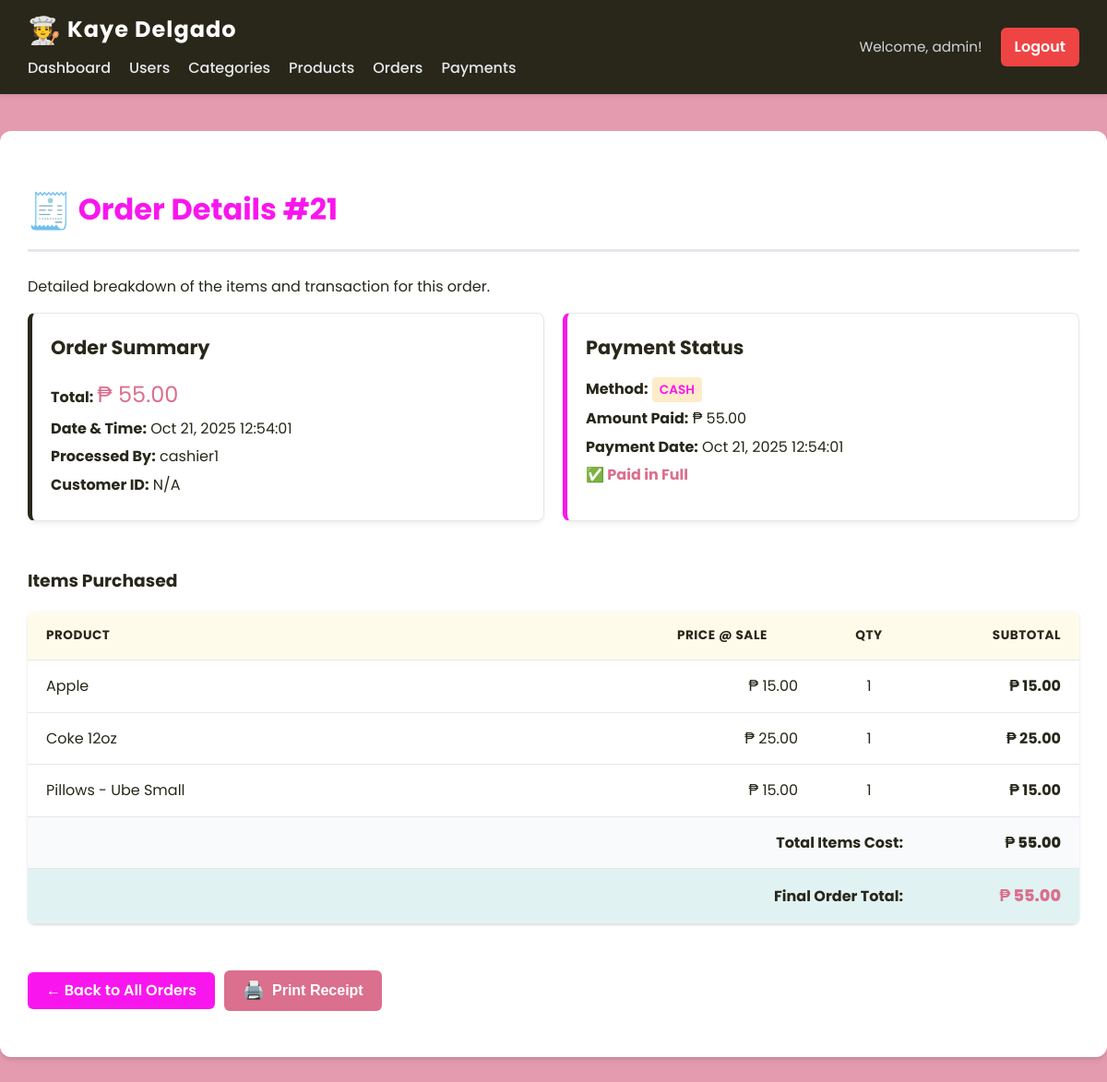
The page /admin/order_details.php?order_id=21 (signed in) on the database its author committed.
### tables this page shows
CREATE TABLE `orders` (
  `order_id` int(11) NOT NULL,
  `cashier_id` int(11) NOT NULL,
  `customer_id` int(11) DEFAULT NULL,
  `total` decimal(10,2) NOT NULL,
  `order_date` datetime NOT NULL DEFAULT current_timestamp(),
  `status` varchar(20) NOT NULL DEFAULT 'completed'
);

CREATE TABLE `users` (
  `user_id` int(11) NOT NULL,
  `username` varchar(50) NOT NULL,
  `password` varchar(255) NOT NULL,
  `role` enum('admin','cashier') NOT NULL
);

CREATE TABLE `payments` (
  `payment_id` int(11) NOT NULL,
  `order_id` int(11) NOT NULL,
  `amount_paid` decimal(10,2) NOT NULL,
  `payment_method` varchar(50) NOT NULL,
  `payment_date` datetime NOT NULL DEFAULT current_timestamp()
);

CREATE TABLE `order_items` (
  `item_id` int(11) NOT NULL,
  `order_id` int(11) NOT NULL,
  `product_id` int(11) NOT NULL,
  `quantity` int(11) NOT NULL,
  `price_at_sale` decimal(10,2) NOT NULL
);

CREATE TABLE `products` (
  `product_id` int(11) NOT NULL,
  `category_id` int(11) DEFAULT NULL,
  `product_name` varchar(100) NOT NULL,
  `price` decimal(10,2) NOT NULL,
  `stock` int(11) NOT NULL DEFAULT 0
);

### admin/order_details.php (the view, shortened to what this page needs)
<?php
include('header.php');
include('navbar.php');
include('../config/db_connect.php');
$order_id = intval($_GET['order_id']);
$order_summary = null;
$order_items = [];
$total_items_cost = 0;
$stmt_summary = $conn->prepare("
    SELECT
        o.order_id, o.total, o.order_date, u.username AS cashier_name,
        c.customer_id
    FROM orders o
    LEFT JOIN users u ON o.cashier_id = u.user_id
    LEFT JOIN customers c ON o.customer_id = c.customer_id
    WHERE o.order_id = ?
");
$stmt_summary->bind_param("i", $order_id);
$stmt_summary->execute();
$summary_result = $stmt_summary->get_result();
if ($summary_result->num_rows > 0) {
    $order_summary = $summary_result->fetch_assoc();
} else {
    echo "<div class='container'><p class='alert error'>❌ Error: Order ID #{$order_id} not found.</p><a href='orders.php' class='btn btn-primary'>Back to Orders</a></div>";
    include('footer.php');
    exit();
}
$stmt_items = $conn->prepare("
    SELECT
        oi.item_id,
        oi.quantity,
        oi.price_at_sale,
        p.product_name
    FROM order_items oi
    JOIN products p ON oi.product_id = p.product_id
    WHERE oi.order_id = ?
    ORDER BY p.product_name ASC
");
$stmt_items->bind_param("i", $order_id);
$stmt_items->execute();
$items_result = $stmt_items->get_result();
if ($items_result->num_rows > 0) {
    while ($row = $items_result->fetch_assoc()) {
        $order_items[] = $row;
    }
}
$payment_info = null;
$stmt_payment = $conn->prepare("
    SELECT payment_method, amount_paid, payment_date
    FROM payments
    WHERE order_id = ?
");
$stmt_payment->bind_param("i", $order_id);
$stmt_payment->execute();
$payment_result = $stmt_payment->get_result();
if ($payment_result->num_rows > 0) {
    $payment_info = $payment_result->fetch_assoc();
}
?>
<div class="container">
    <h2><span style="font-size: 1.2em; vertical-align: middle;">🧾</span> Order Details #<?php echo $order_summary['order_id']; ?></h2>
    <p class="section-description">Detailed breakdown of the items and transaction for this order.</p>
    <div class="details-layout">
        <div class="card card-summary">
            <h3>Order Summary</h3>
            <p><strong>Total:</strong> <span style="font-size: 1.5em; color: var(--success-color);">₱ <?php echo number_format($order_summary['total'], 2); ?></span></p>
            <p><strong>Date & Time:</strong> <?php echo date('M d, Y H:i:s', strtotime($order_summary['order_date'])); ?></p>
            <p><strong>Processed By:</strong> <?php echo htmlspecialchars($order_summary['cashier_name']); ?></p>
            <p><strong>Customer ID:</strong> <?php echo $order_summary['customer_id'] ?: 'N/A'; ?></p>
        </div>
        <div class="card card-payment">
            <h3>Payment Status</h3>
            <?php if ($payment_info): ?>
                <p><strong>Method:</strong> <span class="badge badge-primary"><?php echo htmlspecialchars($payment_info['payment_method']); ?></span></p>
                <p><strong>Amount Paid:</strong> ₱ <?php echo number_format($payment_info['amount_paid'], 2); ?></p>
                <p><strong>Payment Date:</strong> <?php echo date('M d, Y H:i:s', strtotime($payment_info['payment_date'])); ?></p>
                <p style="color: var(--success-color); font-weight: 700;">✅ Paid in Full</p>
            <?php else: ?>
                <p style="color: var(--danger-color); font-weight: 700;">❌ No Payment Recorded</p>
            <?php endif; ?>
        </div>
    </div>
    <h3 style="margin-top: 30px;">Items Purchased</h3>
    <div class="table-responsive">
        <table class="data-table-canteen">
            <thead>
                <tr>
                    <th>Product</th>
                    <th style="width: 15%;">Price @ Sale</th>
                    <th style="width: 10%; text-align: center;">Qty</th>
                    <th style="width: 15%; text-align: right;">Subtotal</th>
                </tr>
            </thead>
            <tbody>
            <?php
            if (!empty($order_items)) {
                foreach($order_items as $item) {
                    $subtotal = $item['quantity'] * $item['price_at_sale'];
                    $total_items_cost += $subtotal;
            ?>
            <tr>
                <td data-label="Product"><?php echo htmlspecialchars($item['product_name']); ?></td>
                <td data-label="Price @ Sale" style="text-align: right;">₱ <?php echo number_format($item['price_at_sale'], 2); ?></td>
                <td data-label="Quantity" style="text-align: center;"><?php echo $item['quantity']; ?></td>
                <td data-label="Subtotal" style="text-align: right; font-weight: 700;">₱ <?php echo number_format($subtotal, 2); ?></td>
            </tr>
            <?php
                }
            } else {
            ?>
            <tr>
                <td colspan="4" style="text-align: center;">No items found for this order.</td>
            </tr>
            <?php
            }
            ?>
        </tbody>
        <tfoot>
             <tr>
                <td colspan="3" style="text-align: right; font-weight: 700; background-color: #F8FAFC; border-right: none;">Total Items Cost:</td>
                <td style="text-align: right; font-weight: 800; background-color: #F8FAFC; color: var(--secondary-color);">₱ <?php echo number_format($total_items_cost, 2); ?></td>
            </tr>
             <tr>
                <td colspan="3" style="text-align: right; font-weight: 700; background-color: #E0F2F1; border-right: none;">Final Order Total:</td>
                <td style="text-align: right; font-weight: 800; background-color: #E0F2F1; color: var(--success-color); font-size: 1.1em;">₱ <?php echo number_format($order_summary['total'], 2); ?></td>
            </tr>
        </tfoot>
        </table>
    </div>
    <div class="flex-container footer-actions" style="margin-top: 30px; justify-content: flex-start; gap: 10px;">
        <a href="orders.php" class="btn btn-secondary btn-back">← Back to All Orders</a>
        <button onclick="window.print()" class="btn btn-primary" style="display: flex; align-items: center; gap: 8px;">
            <span style="font-size: 1.2em;">🖨️</span> Print Receipt
        </button>
    </div>
</div>

### admin/header.php (style rules this page uses)
:root { --primary-color: #f916eeff; --secondary-color: #28271aff; --success-color: #db6f8eff; --danger-color: #EF4444; --background-light: #e49bafff; --container-bg: #FFFFFF; --border-color: #E5E7EB; --table-header-bg: #FFFBEB; --font-family: 'Poppins', sans-serif; --shadow-subtle: 0 1px 3px 0 rgba(0, 0, 0, 0.1), 0 1px 2px 0 rgba(0, 0, 0, 0.06); --shadow-medium: 0 4px 6px -1px rgba(0, 0, 0, 0.1), 0 2px 4px -2px rgba(0, 0, 0, 0.1); }
body { font-family: var(--font-family); background: var(--background-light); margin: 0; padding: 0; color: var(--secondary-color); line-height: 1.6; }
.container { max-width: 1200px; margin: 40px auto; padding: 30px; background: var(--container-bg); border-radius: 12px; box-shadow: var(--shadow-medium); min-height: 85vh; }
h2 { font-size: 2rem; color: var(--primary-color); margin-bottom: 25px; padding-bottom: 10px; border-bottom: 3px solid var(--border-color); font-weight: 700; }
.card, .form-card, .table-card { background: var(--container-bg); border: 1px solid var(--border-color); padding: 20px; border-radius: 8px; box-shadow: var(--shadow-subtle); margin-bottom: 20px; }
button, .action-btn, .btn { padding: 10px 20px; border: none; border-radius: 6px; cursor: pointer; font-weight: 600; text-decoration: none; text-align: center; transition: background-color 0.2s, box-shadow 0.2s, transform 0.1s; display: inline-flex; align-items: center; justify-content: center; gap: 8px; font-size: 1rem; line-height: 1.25; }
.btn-primary, button[name^="add_"], button[name^="update_"] { background-color: var(--success-color); color: white; }
.btn-secondary, .edit-btn { background-color: var(--primary-color); color: white; }
.table-responsive { overflow-x: auto; box-shadow: var(--shadow-subtle); border-radius: 8px; }
table { width: 100%; border-collapse: separate; border-spacing: 0; margin-top: 0; background: var(--container-bg); }
table th, table td { padding: 15px 20px; border-bottom: 1px solid var(--border-color); text-align: left; }
table th { background-color: var(--table-header-bg); color: var(--secondary-color); font-weight: 700; text-transform: uppercase; font-size: 0.85rem; letter-spacing: 0.5px; }
table tr th:first-child, table tr td:first-child { border-left: none; }
table tr th:last-child, table tr td:last-child { border-right: none; }
.flex-container { display: flex; justify-content: space-between; align-items: center; margin-bottom: 20px; }

### admin/order_details.php (style rules this page uses)
.details-layout { display: grid; grid-template-columns: repeat(auto-fit, minmax(280px, 1fr)); gap: 20px; margin-bottom: 30px; }
.card-summary, .card-payment { padding: 20px; border-radius: 8px; box-shadow: 0 4px 6px -1px rgba(0, 0, 0, 0.05), 0 2px 4px -2px rgba(0, 0, 0, 0.05); background-color: white; border-left: 5px solid var(--secondary-color); }
.card-payment { border-left-color: var(--primary-color); }
.card h3 { margin-top: 0; margin-bottom: 15px; font-size: 1.3rem; color: var(--secondary-color); }
.card p { margin: 5px 0; line-height: 1.6; }
.badge { display: inline-block; padding: 3px 8px; border-radius: 4px; font-size: 0.85em; font-weight: 600; text-transform: uppercase; }
.badge-primary { background-color: #FEEBC9; color: var(--primary-color); }
.footer-actions { margin-top: 30px; padding-top: 20px; border-top: 1px solid var(--color-border); }

### rows shown on the page
orders: order_id "21", total "55.00", order_date "Oct 21, 2025 12:54:01", cashier.username "cashier1"
payments: payment_method "CASH", amount_paid "55.00", payment_date "Oct 21, 2025 12:54:01"
order_items: product.product_name "Apple", price_at_sale "15.00", quantity "1"
order_items: product.product_name "Coke 12oz", price_at_sale "25.00", quantity "1"
order_items: product.product_name "Pillows - Ube Small", price_at_sale "15.00", quantity "1"

### other values the page prints
$username "admin"
$order_summary['customer_id'] ?: 'N/A' "N/A"
$total_items_cost "55.00"
